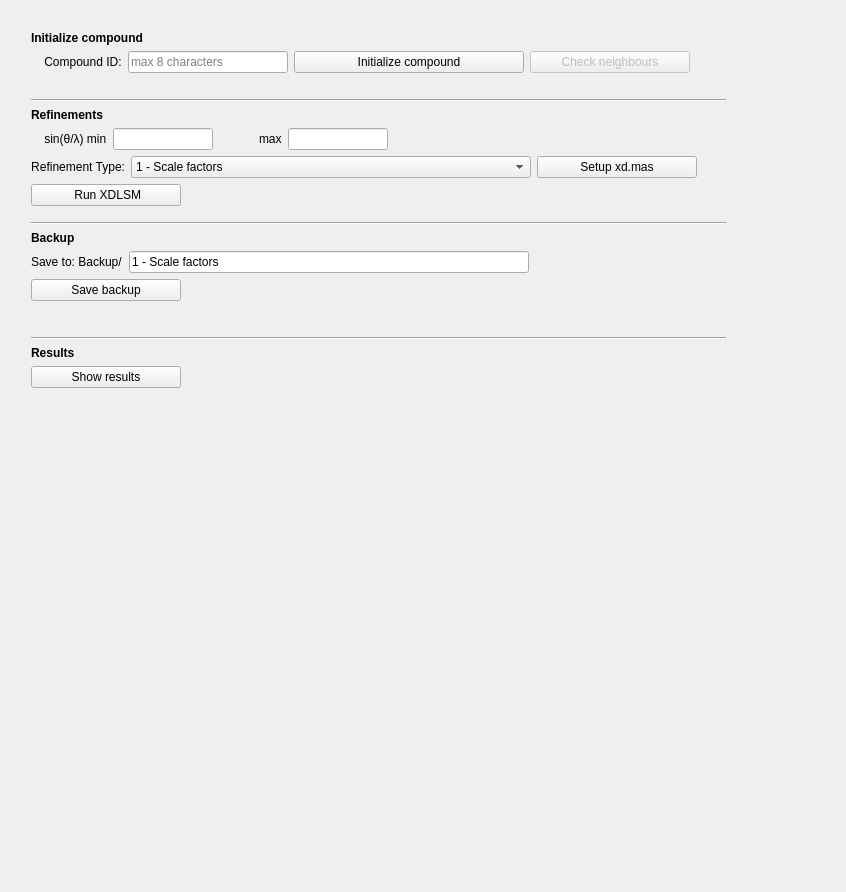
                <widget class="QWidget" name="scrollAreaWidgetContents_2">
                 <property name="geometry">
                  <rect>
                   <x>0</x>
                   <y>0</y>
                   <width>846</width>
                   <height>892</height>
                  </rect>
                 </property>
                 <layout class="QGridLayout" name="gridLayout_10">
                  <item row="0" column="0">
                   <layout class="QVBoxLayout" name="verticalLayout_55">
                    <property name="leftMargin">
                     <number>20</number>
                    </property>
                    <property name="topMargin">
                     <number>20</number>
                    </property>
                    <property name="rightMargin">
                     <number>20</number>
                    </property>
                    <property name="bottomMargin">
                     <number>20</number>
                    </property>
                    <item>
                     <widget class="QLabel" name="label_10">
                      <property name="text">
                       <string>&lt;b&gt;Initialize compound&lt;/b&gt;</string>
                      </property>
                     </widget>
                    </item>
                    <item>
                     <layout class="QVBoxLayout" name="verticalLayout_12">
                      <property name="bottomMargin">
                       <number>0</number>
                      </property>
                      <item>
                       <layout class="QHBoxLayout" name="horizontalLayout_8">
                        <property name="leftMargin">
                         <number>0</number>
                        </property>
                        <property name="topMargin">
                         <number>0</number>
                        </property>
                        <property name="rightMargin">
                         <number>0</number>
                        </property>
                        <property name="bottomMargin">
                         <number>0</number>
                        </property>
                        <item>
                         <widget class="QLabel" name="label_5">
                          <property name="text">
                           <string>    Compound ID:</string>
                          </property>
                         </widget>
                        </item>
                        <item>
                         <widget class="QLineEdit" name="manRefIDInput">
                          <property name="minimumSize">
                           <size>
                            <width>160</width>
                            <height>0</height>
                           </size>
                          </property>
                          <property name="maximumSize">
                           <size>
                            <width>165</width>
                            <height>16777215</height>
                           </size>
                          </property>
                          <property name="text">
                           <string/>
                          </property>
                          <property name="maxLength">
                           <number>8</number>
                          </property>
                          <property name="placeholderText">
                           <string>max 8 characters</string>
                          </property>
                         </widget>
                        </item>
                        <item>
                         <widget class="QPushButton" name="runXDINIBut">
                          <property name="minimumSize">
                           <size>
                            <width>230</width>
                            <height>0</height>
                           </size>
                          </property>
                          <property name="maximumSize">
                           <size>
                            <width>230</width>
                            <height>16777215</height>
                           </size>
                          </property>
                          <property name="toolTip">
                           <string>Run XDINI with shelx.ins and shelx.hkl in project folder</string>
                          </property>
                          <property name="text">
                           <string>Initialize compound</string>
                          </property>
                         </widget>
                        </item>
                        <item>
                         <widget class="QPushButton" name="checkNeebsBut">
                          <property name="enabled">
                           <bool>false</bool>
                          </property>
                          <property name="minimumSize">
                           <size>
                            <width>160</width>
                            <height>0</height>
                           </size>
                          </property>
                          <property name="toolTip">
                           <string>Check that automatically generated nearest neighbours are correct</string>
                          </property>
                          <property name="text">
                           <string>Check neighbours</string>
                          </property>
                         </widget>
                        </item>
                        <item>
                         <spacer name="horizontalSpacer_19">
                          <property name="orientation">
                           <enum>Qt::Horizontal</enum>
                          </property>
                          <property name="sizeHint" stdset="0">
                           <size>
                            <width>40</width>
                            <height>20</height>
                           </size>
                          </property>
                         </spacer>
                        </item>
                       </layout>
                      </item>
                      <item>
                       <widget class="QLabel" name="XDINILab">
                        <property name="font">
                         <font>
                          <italic>true</italic>
                         </font>
                        </property>
                        <property name="text">
                         <string/>
                        </property>
                       </widget>
                      </item>
                     </layout>
                    </item>
                    <item>
                     <widget class="Line" name="line_8">
                      <property name="maximumSize">
                       <size>
                        <width>695</width>
                        <height>16777215</height>
                       </size>
                      </property>
                      <property name="orientation">
                       <enum>Qt::Horizontal</enum>
                      </property>
                     </widget>
                    </item>
                    <item>
                     <widget class="QLabel" name="label_9">
                      <property name="text">
                       <string>&lt;b&gt;Refinements&lt;/b&gt;</string>
                      </property>
                     </widget>
                    </item>
                    <item>
                     <layout class="QVBoxLayout" name="verticalLayout_10">
                      <property name="spacing">
                       <number>6</number>
                      </property>
                      <property name="leftMargin">
                       <number>0</number>
                      </property>
                      <property name="topMargin">
                       <number>0</number>
                      </property>
                      <property name="rightMargin">
                       <number>0</number>
                      </property>
                      <property name="bottomMargin">
                       <number>10</number>
                      </property>
                      <item>
                       <layout class="QHBoxLayout" name="horizontalLayout_38">
                        <property name="spacing">
                         <number>6</number>
                        </property>
                        <property name="topMargin">
                         <number>0</number>
                        </property>
                        <item>
                         <widget class="QLabel" name="label_65">
                          <property name="text">
                           <string>    sin(θ/λ) min</string>
                          </property>
                         </widget>
                        </item>
                        <item>
                         <widget class="QLineEdit" name="manRefSnlMin">
                          <property name="enabled">
                           <bool>true</bool>
                          </property>
                          <property name="maximumSize">
                           <size>
                            <width>100</width>
                            <height>16777215</height>
                           </size>
                          </property>
                         </widget>
                        </item>
                        <item>
                         <spacer name="horizontalSpacer_36">
                          <property name="orientation">
                           <enum>Qt::Horizontal</enum>
                          </property>
                          <property name="sizeType">
                           <enum>QSizePolicy::Fixed</enum>
                          </property>
                          <property name="sizeHint" stdset="0">
                           <size>
                            <width>40</width>
                            <height>20</height>
                           </size>
                          </property>
                         </spacer>
                        </item>
                        <item>
                         <widget class="QLabel" name="label_66">
                          <property name="text">
                           <string>max</string>
                          </property>
                         </widget>
                        </item>
                        <item>
                         <widget class="QLineEdit" name="manRefSnlMax">
                          <property name="enabled">
                           <bool>true</bool>
                          </property>
                          <property name="maximumSize">
                           <size>
                            <width>100</width>
                            <height>16777215</height>
                           </size>
                          </property>
                         </widget>
                        </item>
                        <item>
                         <spacer name="horizontalSpacer_37">
                          <property name="orientation">
                           <enum>Qt::Horizontal</enum>
                          </property>
                          <property name="sizeHint" stdset="0">
                           <size>
                            <width>40</width>
                            <height>20</height>
                           </size>
                          </property>
                         </spacer>
                        </item>
                       </layout>
                      </item>
                      <item>
                       <layout class="QHBoxLayout" name="horizontalLayout_36">
                        <property name="spacing">
                         <number>6</number>
                        </property>
                        <item>
                         <widget class="QLabel" name="label_6">
                          <property name="text">
                           <string>Refinement Type:</string>
                          </property>
                          <property name="alignment">
                           <set>Qt::AlignRight|Qt::AlignTrailing|Qt::AlignVCenter</set>
                          </property>
                         </widget>
                        </item>
                        <item>
                         <widget class="QComboBox" name="manRefDropMenu">
                          <property name="sizePolicy">
                           <sizepolicy hsizetype="Expanding" vsizetype="Fixed">
                            <horstretch>0</horstretch>
                            <verstretch>0</verstretch>
                           </sizepolicy>
                          </property>
                          <property name="minimumSize">
                           <size>
                            <width>400</width>
                            <height>0</height>
                           </size>
                          </property>
                          <property name="maximumSize">
                           <size>
                            <width>400</width>
                            <height>16777215</height>
                           </size>
                          </property>
                          <item>
                           <property name="text">
                            <string>1 - Scale factors</string>
                           </property>
                          </item>
                          <item>
                           <property name="text">
                            <string>2 - High angle non-H positions and ADPs</string>
                           </property>
                          </item>
                          <item>
                           <property name="text">
                            <string>3 - Low angle H positions</string>
                           </property>
                          </item>
                          <item>
                           <property name="text">
                            <string>4 - Kappa and monopoles</string>
                           </property>
                          </item>
                          <item>
                           <property name="text">
                            <string>5 - Dipoles</string>
                           </property>
                          </item>
                          <item>
                           <property name="text">
                            <string>6 - Quadrupoles</string>
                           </property>
                          </item>
                          <item>
                           <property name="text">
                            <string>7 - Octupoles</string>
                           </property>
                          </item>
                          <item>
                           <property name="text">
                            <string>8 - Hexadecapoles</string>
                           </property>
                          </item>
                          <item>
                           <property name="text">
                            <string>9 - Multipoles, and non-H positions and ADPs</string>
                           </property>
                          </item>
                          <item>
                           <property name="text">
                            <string>10 - Lower symmetry</string>
                           </property>
                          </item>
                          <item>
                           <property name="text">
                            <string>11 - Final refinement</string>
                           </property>
                          </item>
                         </widget>
                        </item>
                        <item>
                         <widget class="QPushButton" name="manRefSetupBut">
                          <property name="minimumSize">
                           <size>
                            <width>160</width>
                            <height>0</height>
                           </size>
                          </property>
                          <property name="maximumSize">
                           <size>
                            <width>160</width>
                            <height>16777215</height>
                           </size>
                          </property>
                          <property name="text">
                           <string>Setup xd.mas</string>
                          </property>
                         </widget>
                        </item>
                        <item>
                         <spacer name="horizontalSpacer_28">
                          <property name="orientation">
                           <enum>Qt::Horizontal</enum>
                          </property>
                          <property name="sizeHint" stdset="0">
                           <size>
                            <width>40</width>
                            <height>20</height>
                           </size>
                          </property>
                         </spacer>
                        </item>
                       </layout>
                      </item>
                      <item>
                       <layout class="QHBoxLayout" name="horizontalLayout">
                        <property name="topMargin">
                         <number>0</number>
                        </property>
                        <item>
                         <widget class="QPushButton" name="runXDLSMBut">
                          <property name="minimumSize">
                           <size>
                            <width>150</width>
                            <height>0</height>
                           </size>
                          </property>
                          <property name="maximumSize">
                           <size>
                            <width>150</width>
                            <height>16777215</height>
                           </size>
                          </property>
                          <property name="toolTip">
                           <string/>
                          </property>
                          <property name="text">
                           <string> Run XDLSM</string>
                          </property>
                          <property name="icon">
                           <iconset>
                            <normaloff>../res/play.ico</normaloff>../res/play.ico</iconset>
                          </property>
                          <property name="shortcut">
                           <string>Ctrl+R</string>
                          </property>
                          <property name="checkable">
                           <bool>false</bool>
                          </property>
                         </widget>
                        </item>
                        <item>
                         <widget class="QLabel" name="manRefSetupLab">
                          <property name="font">
                           <font>
                            <italic>true</italic>
                           </font>
                          </property>
                          <property name="text">
                           <string/>
                          </property>
                         </widget>
                        </item>
                       </layout>
                      </item>
                     </layout>
                    </item>
                    <item>
                     <widget class="Line" name="line_5">
                      <property name="maximumSize">
                       <size>
                        <width>695</width>
                        <height>16777215</height>
                       </size>
                      </property>
                      <property name="orientation">
                       <enum>Qt::Horizontal</enum>
                      </property>
                     </widget>
                    </item>
                    <item>
                     <layout class="QVBoxLayout" name="verticalLayout_9">
                      <property name="topMargin">
                       <number>0</number>
                      </property>
                      <property name="bottomMargin">
                       <number>10</number>
                      </property>
                      <item>
                       <widget class="QLabel" name="label_8">
                        <property name="text">
                         <string>&lt;b&gt;Backup&lt;/b&gt;</string>
                        </property>
                       </widget>
                      </item>
                      <item>
                       <layout class="QHBoxLayout" name="horizontalLayout_46">
                        <property name="topMargin">
                         <number>0</number>
                        </property>
                        <item>
                         <widget class="QLabel" name="manRefBackupFolder">
                          <property name="text">
                           <string>Save to: Backup/</string>
                          </property>
                         </widget>
                        </item>
                        <item>
                         <widget class="QLineEdit" name="manRefBackupInput">
                          <property name="minimumSize">
                           <size>
                            <width>400</width>
                            <height>0</height>
                           </size>
                          </property>
                          <property name="maximumSize">
                           <size>
                            <width>400</width>
                            <height>16777215</height>
                           </size>
                          </property>
                          <property name="text">
                           <string>1 - Scale factors</string>
                          </property>
                         </widget>
                        </item>
                        <item>
                         <spacer name="horizontalSpacer_39">
                          <property name="orientation">
                           <enum>Qt::Horizontal</enum>
                          </property>
                          <property name="sizeHint" stdset="0">
                           <size>
                            <width>40</width>
                            <height>20</height>
                           </size>
                          </property>
                         </spacer>
                        </item>
                       </layout>
                      </item>
                      <item>
                       <widget class="QPushButton" name="manRefBackupBut">
                        <property name="minimumSize">
                         <size>
                          <width>150</width>
                          <height>0</height>
                         </size>
                        </property>
                        <property name="maximumSize">
                         <size>
                          <width>150</width>
                          <height>16777215</height>
                         </size>
                        </property>
                        <property name="text">
                         <string>Save backup</string>
                        </property>
                       </widget>
                      </item>
                      <item>
                       <widget class="QLabel" name="manRefBackupLab">
                        <property name="font">
                         <font>
                          <italic>true</italic>
                         </font>
                        </property>
                        <property name="text">
                         <string/>
                        </property>
                       </widget>
                      </item>
                     </layout>
                    </item>
                    <item>
                     <widget class="Line" name="line_16">
                      <property name="maximumSize">
                       <size>
                        <width>695</width>
                        <height>16777215</height>
                       </size>
                      </property>
                      <property name="orientation">
                       <enum>Qt::Horizontal</enum>
                      </property>
                     </widget>
                    </item>
                    <item>
                     <layout class="QVBoxLayout" name="verticalLayout_4">
                      <property name="topMargin">
                       <number>0</number>
                      </property>
                      <item>
                       <widget class="QLabel" name="label_7">
                        <property name="text">
                         <string>&lt;b&gt;Results&lt;/b&gt;</string>
                        </property>
                       </widget>
                      </item>
                      <item>
                       <widget class="QPushButton" name="manRefResBut">
                        <property name="minimumSize">
                         <size>
                          <width>150</width>
                          <height>0</height>
                         </size>
                        </property>
                        <property name="maximumSize">
                         <size>
                          <width>150</width>
                          <height>16777215</height>
                         </size>
                        </property>
                        <property name="text">
                         <string>Show results</string>
                        </property>
                       </widget>
                      </item>
                      <item>
                       <widget class="QLabel" name="manRefResLab">
                        <property name="text">
                         <string/>
                        </property>
                       </widget>
                      </item>
                     </layout>
                    </item>
                    <item>
                     <spacer name="verticalSpacer_30">
                      <property name="orientation">
                       <enum>Qt::Vertical</enum>
                      </property>
                      <property name="sizeHint" stdset="0">
                       <size>
                        <width>20</width>
                        <height>40</height>
                       </size>
                      </property>
                     </spacer>
                    </item>
                   </layout>
                  </item>
                 </layout>
                </widget>
